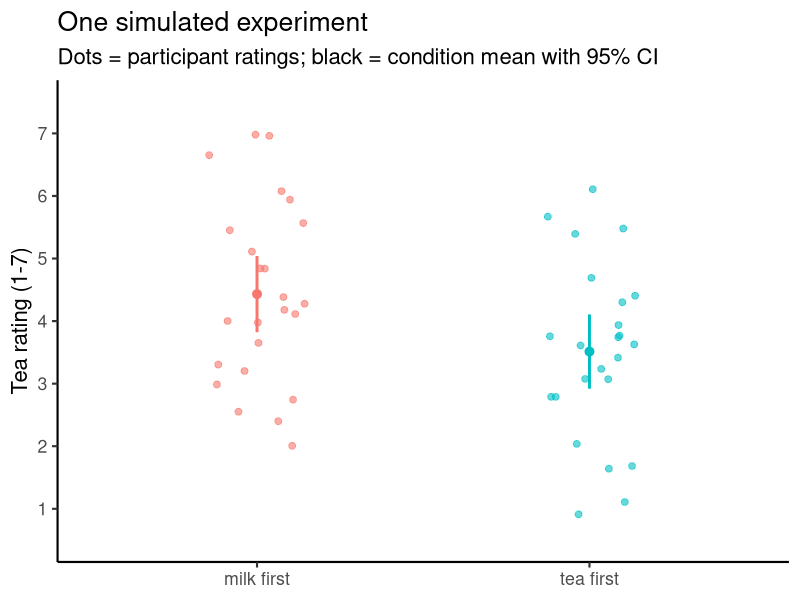
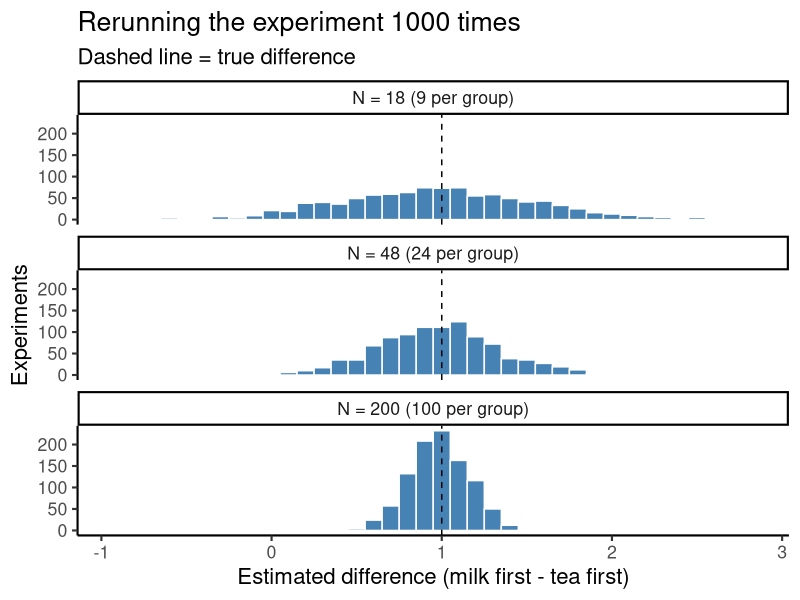
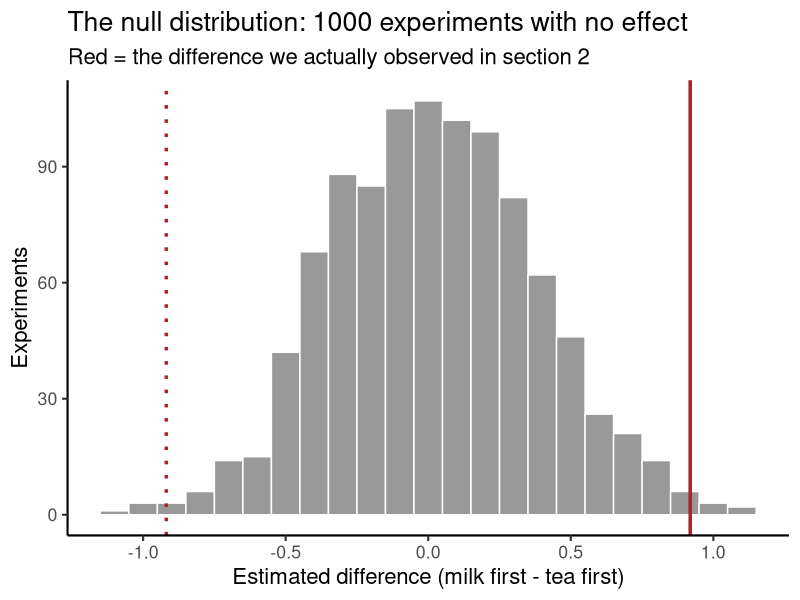
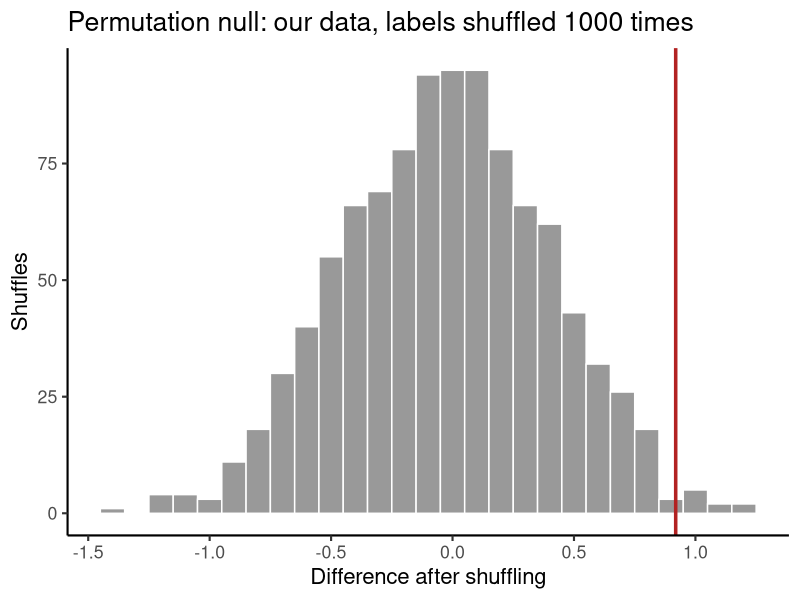
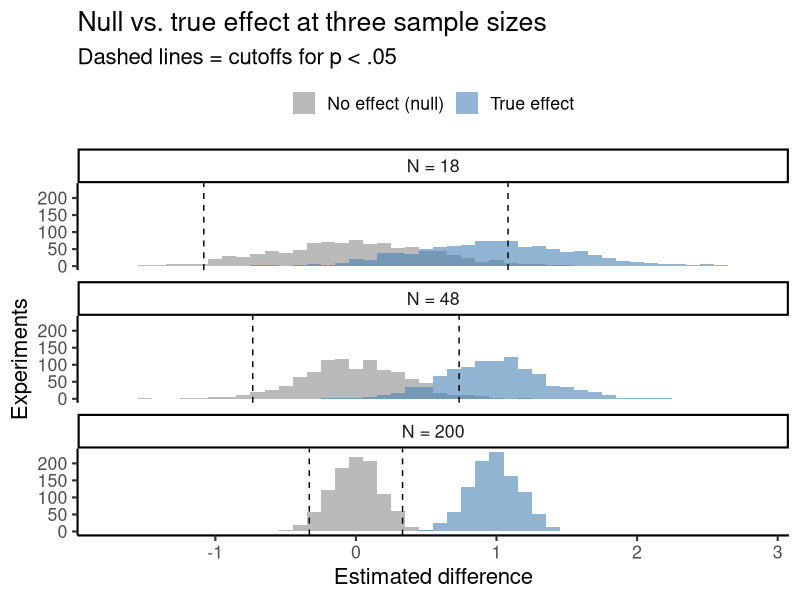
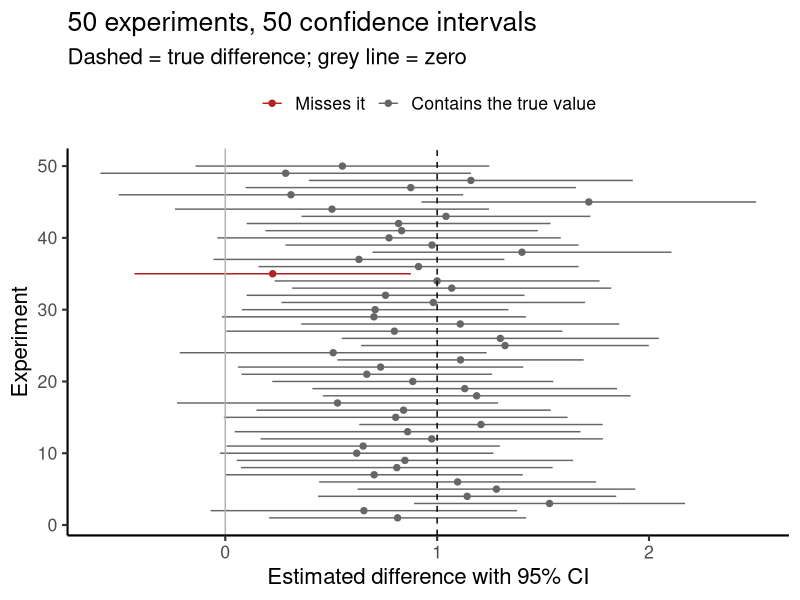
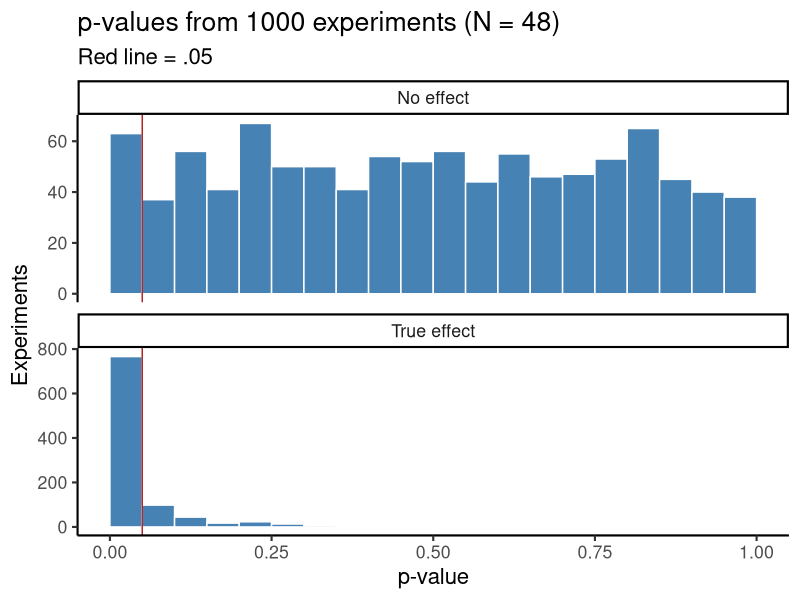
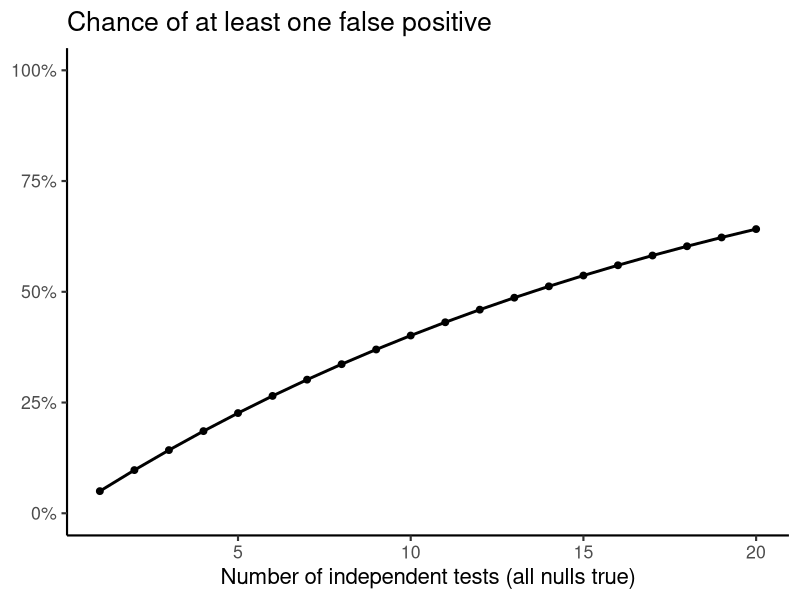

Recreate these plots in R, in order.
## ---- chunk 1
knitr::opts_chunk$set(message = FALSE, warning = FALSE,
                      fig.width = 8, fig.height = 5, fig.align = "center")
## ---- chunk 2
library(tidyverse)
set.seed(209) # this seed gives an experiment with p ~ .03; change it for a different "world"
theme_set(theme_classic(base_size = 16))
## ---- chunk 3
true_delta <- 1     # true difference, milk first minus tea first, in scale points
sigma      <- 1.25  # sd of ratings within each condition
n_total    <- 48    # participants per experiment (half in each condition)
n_sims     <- 1000  # how many times we rerun the experiment
alpha      <- .05
round_ratings <- FALSE # Real Likert ratings are whole numbers -- can choose whether you are simulating these actual ratings vs in-between values as well
## ---- chunk 4
make_tea_data <- function(n_total = 48, delta = 1, sigma = 1.25) {
  n_half <- n_total / 2
  tibble(
    condition = factor(rep(c("milk first", "tea first"), each = n_half),
                       levels = c("milk first", "tea first")),
    rating = c(rnorm(n_half, mean = 3.5 + delta, sd = sigma),
               rnorm(n_half, mean = 3.5,         sd = sigma))
  ) |>
    mutate(rating = if (round_ratings) round(rating) else rating,
           rating = pmin(pmax(rating, 1), 7))
}
## ---- chunk 5
run_experiment <- function(n_total, delta, sigma, conf_level = .95) {
  d  <- make_tea_data(n_total, delta, sigma)
  tt <- t.test(rating ~ condition, data = d, var.equal = TRUE,
               conf.level = conf_level)
  tibble(diff    = unname(tt$estimate[1] - tt$estimate[2]),
         ci_low  = tt$conf.int[1],
         ci_high = tt$conf.int[2],
         p       = tt$p.value)
}

run_many <- function(n_sims, n_total, delta, sigma, conf_level = .95) {
  map(seq_len(n_sims), \(i) run_experiment(n_total, delta, sigma, conf_level)) |>
    list_rbind() |>
    mutate(sim = row_number(), .before = 1)
}
## ---- chunk 6
tea_data <- make_tea_data(n_total, true_delta, sigma)

tea_means <- tea_data |>
  group_by(condition) |>
  summarize(mean = mean(rating),
            se   = sd(rating) / sqrt(n()),
            ci_low  = mean - qt(.975, n() - 1) * se,
            ci_high = mean + qt(.975, n() - 1) * se)
## ---- chunk 7
ggplot(tea_data, aes(x = condition, y = rating, color = condition)) +
  geom_jitter(width = .15, height = .1, alpha = .6, size = 2) +
  geom_pointrange(data = tea_means,
                  aes(y = mean, ymin = ci_low, ymax = ci_high, color = condition),
                  linewidth = 1) +
  scale_y_continuous(breaks = 1:7, limits = c(0.5, 7.5)) +
  guides(color = "none") +
  labs(title = "One simulated experiment",
       subtitle = "Dots = participant ratings; black = condition mean with 95% CI",
       x = NULL, y = "Tea rating (1-7)")
## ---- chunk 8
one_test <- t.test(rating ~ condition, data = tea_data, var.equal = TRUE)
one_test
observed_diff <- unname(one_test$estimate[1] - one_test$estimate[2])
## ---- chunk 9
sampling_by_n <- c(18, 48, 200) |>
  map(\(n) run_many(n_sims, n, true_delta, sigma) |> mutate(n_total = n)) |>
  list_rbind() |>
  mutate(n_label = fct_inorder(paste0("N = ", n_total, " (", n_total / 2,
                                      " per group)")))

ggplot(sampling_by_n, aes(x = diff)) +
  geom_histogram(binwidth = .1, fill = "steelblue", color = "white") +
  geom_vline(xintercept = true_delta, linetype = "dashed") +
  facet_wrap(~ n_label, ncol = 1) +
  labs(title = "Rerunning the experiment 1000 times",
       subtitle = "Dashed line = true difference",
       x = "Estimated difference (milk first - tea first)", y = "Experiments")

sampling_by_n |>
  group_by(n_label) |>
  summarize(mean_estimate = mean(diff), sd_of_estimates = sd(diff))
## ---- chunk 10
null_sims <- run_many(n_sims, n_total, delta = 0, sigma)

ggplot(null_sims, aes(x = diff)) +
  geom_histogram(binwidth = .1, fill = "grey60", color = "white") +
  geom_vline(xintercept = observed_diff, color = "firebrick", linewidth = 1.2) +
  geom_vline(xintercept = -observed_diff, color = "firebrick",
             linewidth = 1.2, linetype = "dotted") +
  labs(title = "The null distribution: 1000 experiments with no effect",
       subtitle = "Red = the difference we actually observed in section 2",
       x = "Estimated difference (milk first - tea first)", y = "Experiments")
## ---- chunk 11
null_sims |>
  summarize(simulated_p = mean(abs(diff) >= abs(observed_diff)),
            t_test_p    = one_test$p.value)
## ---- chunk 12
shuffled_diffs <- map_dbl(seq_len(n_sims), \(i) {
  shuffled <- sample(tea_data$condition)
  mean(tea_data$rating[shuffled == "milk first"]) -
    mean(tea_data$rating[shuffled == "tea first"])
})

ggplot(tibble(diff = shuffled_diffs), aes(x = diff)) +
  geom_histogram(binwidth = .1, fill = "grey60", color = "white") +
  geom_vline(xintercept = observed_diff, color = "firebrick", linewidth = 1.2) +
  labs(title = "Permutation null: our data, labels shuffled 1000 times",
       x = "Difference after shuffling", y = "Shuffles")

tibble(permutation_p = mean(abs(shuffled_diffs) >= abs(observed_diff)),
       t_test_p      = one_test$p.value)
## ---- chunk 13
null_by_n <- c(18, 48, 200) |>
  map(\(n) run_many(n_sims, n, 0, sigma) |> mutate(n_total = n)) |>
  list_rbind()

null_vs_effect <- bind_rows(
  null_by_n      |> mutate(world = "No effect (null)"),
  sampling_by_n  |> select(-n_label) |> mutate(world = "True effect")
) |>
  mutate(n_label = fct_inorder(paste0("N = ", n_total)))

cutoffs <- null_by_n |>
  group_by(n_total) |>
  summarize(cut = quantile(abs(diff), 1 - alpha)) |>
  mutate(n_label = factor(paste0("N = ", n_total),
                          levels = levels(null_vs_effect$n_label)))

ggplot(null_vs_effect, aes(x = diff, fill = world)) +
  geom_histogram(binwidth = .1, position = "identity", alpha = .6) +
  geom_vline(data = cutoffs, aes(xintercept = cut), linetype = "dashed") +
  geom_vline(data = cutoffs, aes(xintercept = -cut), linetype = "dashed") +
  facet_wrap(~ n_label, ncol = 1) +
  scale_fill_manual(values = c("No effect (null)" = "grey55",
                               "True effect" = "steelblue")) +
  labs(title = "Null vs. true effect at three sample sizes",
       subtitle = "Dashed lines = cutoffs for p < .05",
       x = "Estimated difference", y = "Experiments", fill = NULL) +
  theme(legend.position = "top")
## ---- chunk 14
null_vs_effect |>
  group_by(n_label, world) |>
  summarize(prop_significant = mean(p < alpha), .groups = "drop") |>
  pivot_wider(names_from = world, values_from = prop_significant) |>
  rename(false_positive_rate = `No effect (null)`, power = `True effect`)
## ---- chunk 15
ci_sims <- run_many(50, n_total, true_delta, sigma) |>
  mutate(covers = ci_low <= true_delta & ci_high >= true_delta)

ggplot(ci_sims, aes(y = sim, x = diff, xmin = ci_low, xmax = ci_high,
                    color = covers)) +
  geom_pointrange(size = .3) +
  geom_vline(xintercept = true_delta, linetype = "dashed") +
  geom_vline(xintercept = 0, color = "grey70") +
  scale_color_manual(values = c(`TRUE` = "grey40", `FALSE` = "firebrick"),
                     labels = c(`TRUE` = "Contains the true value",
                                `FALSE` = "Misses it")) +
  labs(title = "50 experiments, 50 confidence intervals",
       subtitle = "Dashed = true difference; grey line = zero",
       x = "Estimated difference with 95% CI", y = "Experiment", color = NULL) +
  theme(legend.position = "top")
## ---- chunk 16
run_many(n_sims, n_total, true_delta, sigma) |>
  summarize(coverage = mean(ci_low <= true_delta & ci_high >= true_delta),
            ci_excludes_zero = mean(ci_low > 0 | ci_high < 0),
            p_below_05 = mean(p < .05))
## ---- chunk 17
p_compare <- bind_rows(
  null_by_n     |> filter(n_total == 48) |>
    mutate(world = "No effect"),
  sampling_by_n |> filter(n_total == 48) |> select(-n_label) |>
    mutate(world = "True effect")
)

ggplot(p_compare, aes(x = p)) +
  geom_histogram(breaks = seq(0, 1, .05), fill = "steelblue", color = "white") +
  geom_vline(xintercept = alpha, color = "firebrick") +
  facet_wrap(~ world, ncol = 1, scales = "free_y") +
  labs(title = "p-values from 1000 experiments (N = 48)",
       subtitle = "Red line = .05", x = "p-value", y = "Experiments")
## ---- chunk 18
tibble(k = 1:20, chance_at_least_one = 1 - (1 - alpha)^k) |>
  ggplot(aes(x = k, y = chance_at_least_one)) +
  geom_line(linewidth = 1) +
  geom_point(size = 2) +
  scale_y_continuous(labels = scales::percent, limits = c(0, 1)) +
  labs(title = "Chance of at least one false positive",
       x = "Number of independent tests (all nulls true)", y = NULL)
## ---- chunk 19
peek_once <- function(max_n = 200, step = 10) {
  d <- make_tea_data(max_n, delta = 0, sigma = sigma)
  # interleave conditions so each peek has equal numbers per group
  d <- d[order(rep(seq_len(max_n / 2), 2)), ]
  for (n in seq(step * 2, max_n, by = step * 2)) {
    if (t.test(rating ~ condition, data = d[1:n, ], var.equal = TRUE)$p.value < alpha)
      return(TRUE)
  }
  FALSE
}

tibble(false_positive_rate_with_peeking = mean(map_lgl(1:500, \(i) peek_once())),
       nominal_alpha = alpha)
